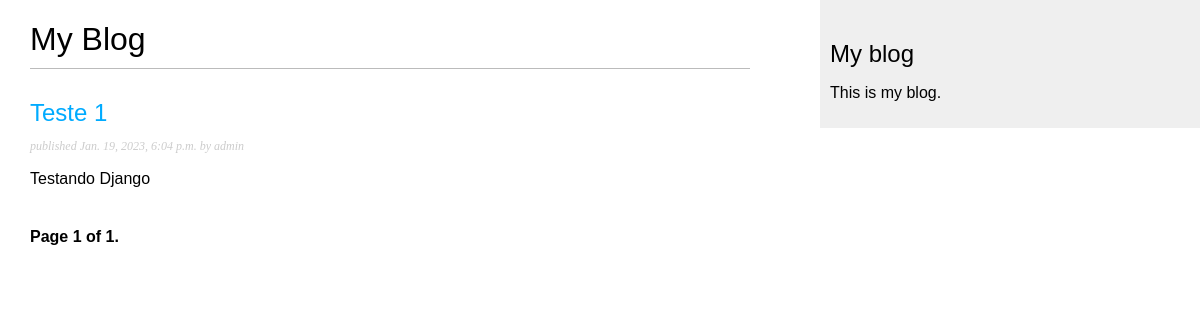
Page /blog/ on the earlier database version.
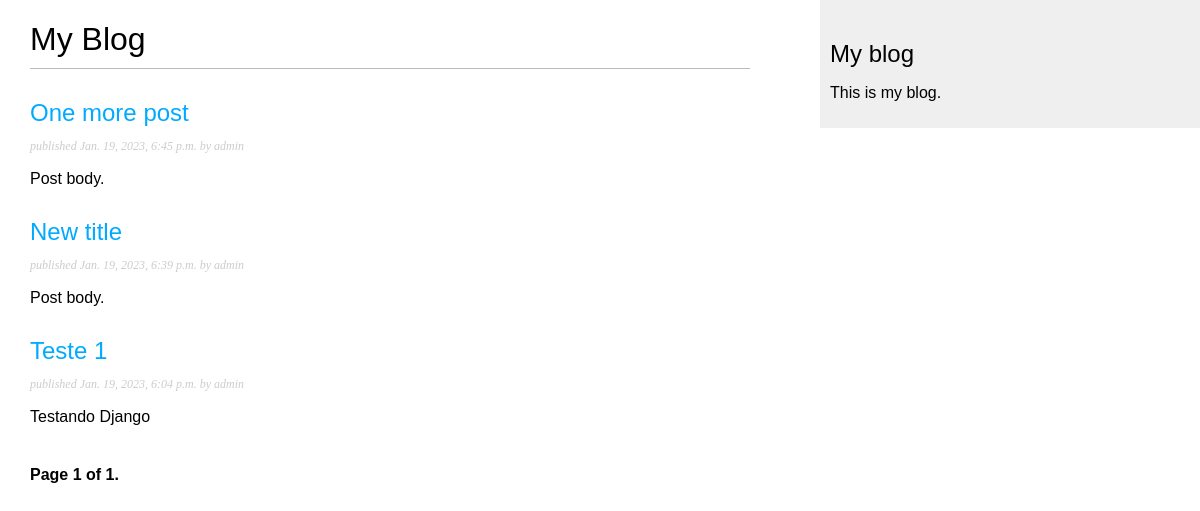
Same page on the later database version.
### blog/models.py (models this page shows, shortened)
class Post(models.Model):
    class Status(models.TextChoices):
        DRAFT = 'DF', 'Draft'
        PUBLISHED = 'PB', 'Published'
    title = models.CharField(max_length=250)
    slug = models.SlugField(
        max_length=250,
        unique_for_date = 'publish'
        )
    author = models.ForeignKey(
        User,
        on_delete=models.CASCADE,
        related_name='blog_posts'
    )
    body = models.TextField()
    publish = models.DateTimeField(default=timezone.now)
    created = models.DateTimeField(auto_now_add=True)
    updated = models.DateTimeField(auto_now=True)
    status = models.CharField(
        max_length=2,
        choices=Status.choices,
        default = Status.DRAFT
    )
    objects = models.Manager() # The default manager.
    published = PublishedManager() # Our custom manager.
    class Meta:
        ordering = ['-publish']
        indexes = [
            models.Index(fields=['-publish']),
        ]
    def get_absolute_url(self):
        return reverse(
            'blog:post_detail',
            args=[
                self.publish.year,
                self.publish.month,
                self.publish.day,
                self.slug
                ]
            )

### blog/views.py (the view)
# urls.py: path('', views.post_list, name='post_list'),
def post_list(request):
    posts = Post.published.all()
    paginator = Paginator(posts, 3)
    page_number = request.GET.get('page', 1)
    posts = paginator.page(page_number)
    return render(
        request,
        'blog/post/list.html',
        {'posts': posts}
        )

### blog/models.py (called while the page is built)
    def get_queryset(self):
        return super().get_queryset().filter(status=Post.Status.PUBLISHED)

### blog/templates/blog/post/list.html (shortened to what this page needs)
{% extends "blog/base.html" %}
{% block content %}
    <h1>My Blog</h1>
    {% for post in posts %}
        <h2>
            <a href="{{ post.get_absolute_url }}">
                {{ post.title }}
            </a>
        </h2>
        <p class="date">
            published {{post.publish}} by {{ post.author }}
        </p>
        {{ post.body|truncatewords:30|linebreaks }}
    {% endfor %}
    {% include "pagination.html" with page=posts %}
{% endblock %}

Differences in the rows shown:
now on this page (row edited): Post: title "One more post", publish "Jan. 19, 2023, 6:45 p.m.", author "admin", body "Post body."
now on this page (row edited): Post: title "New title", publish "Jan. 19, 2023, 6:39 p.m.", author "admin", body "Post body."
